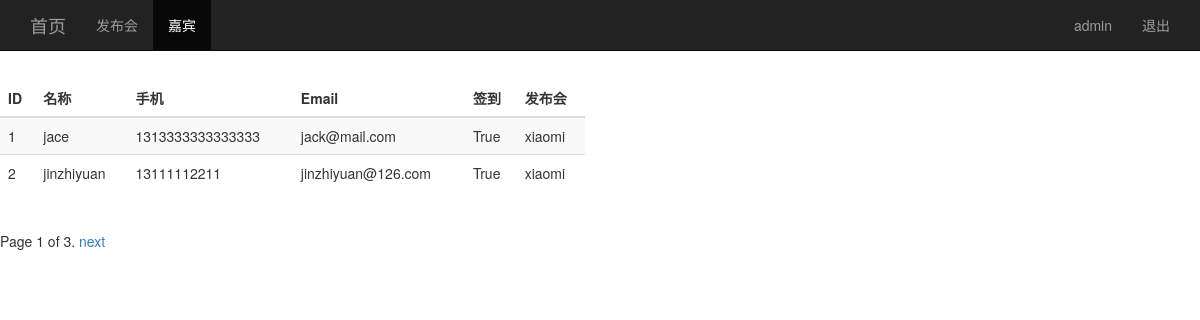
The page /guest_manage/ (signed in) on the database its author committed.
### sign/models.py (models this page shows, shortened)
class Guest(models.Model):
    event = models.ForeignKey(Event) #关联发布会id
    realname = models.CharField(max_length=64) #姓名
    phone = models.CharField(max_length=16) #手机号
    email = models.EmailField() #邮箱
    sign = models.BooleanField() #签到状态
    creat_time = models.DateTimeField(auto_now=True) #创建时间（自动获取当前时间）
    class Meta:
        unique_together = ("event","phone")

class Event(models.Model):
    name = models.CharField(max_length=100) #发布会标题
    limit = models.IntegerField() #参加人数
    status = models.BooleanField() #状态
    adress = models.CharField(max_length=200) #地址
    start_time = models.DateTimeField('events time') #发布会时间
    creat_time = models.DateTimeField(auto_now=True) #创建时间（自动获取当前时间）
    def __str__(self):
        return self.name

### sign/views.py (the view)
# urls.py: url(r'^guest_manage/$', views.guest_manage),
@login_required
def guest_manage(request):
    username = request.session.get('user', '')
    guest_list = Guest.objects.all()
    paginator = Paginator(guest_list, 2)
    page = request.GET.get('page')
    try:
        contacts = paginator.page(page)
    except PageNotAnInteger:
        contacts = paginator.page(1)
    except EmptyPage:
        contacts = paginator.page(paginator.num_pages)
    return render(request, "guest_manage.html", {"user": username,"guests": contacts})

### sign/templates/guest_manage.html (shortened to what this page needs)
<!DOCTYPE html>
<html lang="en">
<head>
    {% load bootstrap3 %}
    {% bootstrap_css %}
</head>
<body role="document">
  <nav class="navbar navbar-inverse navbar-fixed-top">
    <div class="container">
      <div class="navbar-header">
        <a class="navbar-brand" href="/event_manage/">首页</a>
      </div>
      <div id="navbar" class="collapse navbar-collapse">
        <ul class="nav navbar-nav">
          <li><a href="/event_manage/">发布会</a></li>
          <li class="active"><a href="#">嘉宾</a></li>
        </ul>
        <ul class="nav navbar-nav navbar-right">
          <li><a href="#">{{user}}</a></li>
          <li><a href="/logout/">退出</a></li>
        </ul>
      </div>
    </div>
  </nav>
  <div class="row" style="padding-top: 80px;">
    <div class="col-md-6">
      <table class="table table-striped">
        <thead>
          <tr>
            <th>ID</th><th>名称</th><th>手机</th><th>Email</th><th>签到</th>
            <th>发布会</th>
          </tr>
        </thead>
        <tbody>
          {% for guest in guests %}
            <tr>
              <td>{{ guest.id }}</td>
              <td>{{ guest.realname }}</td>
              <td>{{ guest.phone }}</td>
              <td>{{ guest.email }}</td>
              <td>{{ guest.sign }}</td>
              <td>{{ guest.event }}</td>
            </tr>
          {% endfor %}
        </tbody>
      </table>
    </div>
  </div>
  <div class="pagination">
    <span class="step-links">
      <span class="current">
        Page {{ guests.number }} of {{ guests.paginator.num_pages }}.
      </span>
    {% if guests.has_next %}
      <a href="?page={{ guests.next_page_number }}">next</a>
    {% endif %}
    </span>
  </div>

### rows shown on the page
Guest: id "1", realname "jace", phone "1313333333333333", email "jack@mail.com", sign "True", event "xiaomi"
Guest: id "2", realname "jinzhiyuan", phone "13111112211", email "jinzhiyuan@126.com", sign "True", event "xiaomi"

### other values the page prints
{{ user }} "admin"
{{ guests.number }} "1"
{{ guests.paginator.num_pages }} "3"
